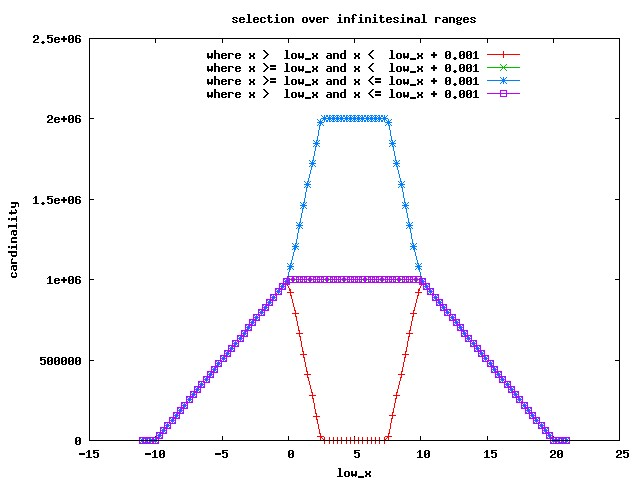

gnuplot code for this plot:
set terminal jpeg
set xlabel 'low_x'
set ylabel 'cardinality'

set key 15,2400000

set title "selection over infinitesimal ranges"
plot 'range_sel_speculation_open_open_data.dat' using 1:2 title "where x >  low_x and x <  low_x + 0.001" with linespoint, \
   'range_sel_speculation_closed_open_data.dat' using 1:2 title "where x >= low_x and x <  low_x + 0.001" with linespoint, \
   'range_sel_speculation_closed_closed_data.dat' using 1:2 title "where x >= low_x and x <= low_x + 0.001" with linespoint, \
'range_sel_speculation_open_closed_data.dat' using 1:2 title "where x >  low_x and x <= low_x + 0.001" with linespoint
